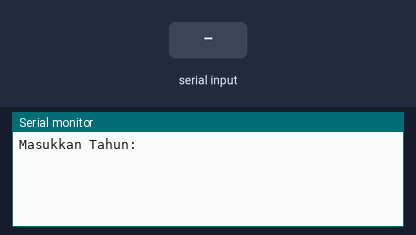
Simulated run of this sketch. Board: Arduino Uno, built with avr-gcc and run on an emulated ATmega328P. On the bench: the last lines printed to the serial monitor. The test bench sets the inputs (shaded band).

Above: at 1.2 s.
1.3 s: "90,45\n" received over Serial
At 3.1 s:
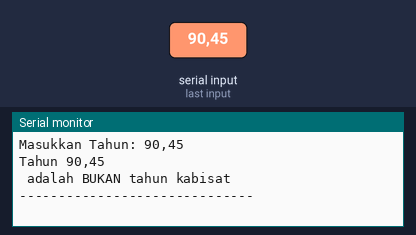
3.8 s: "0\n" received over Serial
At 6.3 s:
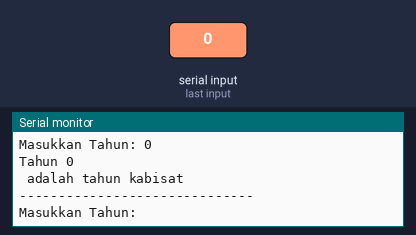

Measured:
- after the input at 1.3 s, the serial monitor: prints a new line after 1.0 s (image 1)
- after the input at 3.8 s, the serial monitor: prints a new line after 1.0 s (image 2)

The sketch:

Tahun_Kabisat_Gregorian.ino
```cpp
void setup() {
  Serial.begin(9600);
}

void loop() {
  Serial.print("Masukkan Tahun: ");
  while(Serial.available() == 0){}
  String tahun_str = Serial.readString();
  Serial.println(tahun_str);
  int tahun = tahun_str.toInt();

  if(tahun%4 == 0 && tahun%100 != 0 || tahun%400 == 0){
     Serial.println("Tahun "+tahun_str+" adalah tahun kabisat");
  }
  else{
    Serial.println("Tahun "+tahun_str+" adalah BUKAN tahun kabisat");
  }

  Serial.println("------------------------------");
  delay(1000);
}
```
